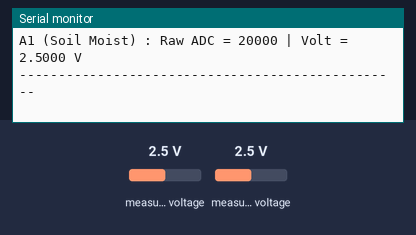
Recording of a sketch running on a simulated ESP8266 (NodeMCU). Parts: the last lines printed to the serial monitor. The inputs (shaded band) are chosen by the test bench; at power-on: measured voltage 2.5 V.

Above: at 2.7 s.
2.8 s: measured voltage (sensor 200) set to 0.1 V
At 4.6 s:
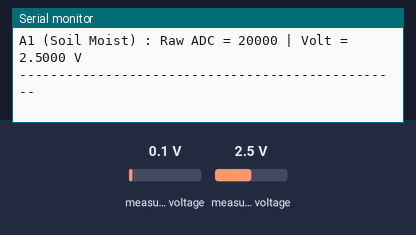
6.1 s: measured voltage (sensor 201) set to 0.1 V
At 8.2 s:
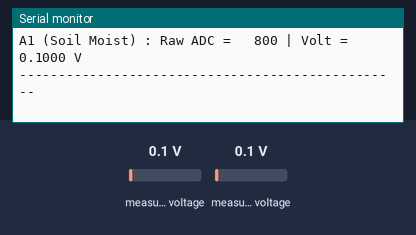
9.1 s: measured voltage (sensor 200) set to 1.2 V
At 10.7 s:
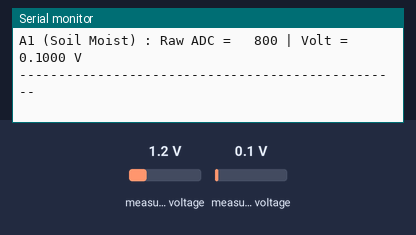
12.4 s: measured voltage (sensor 201) set to 1.2 V
At 14.3 s:
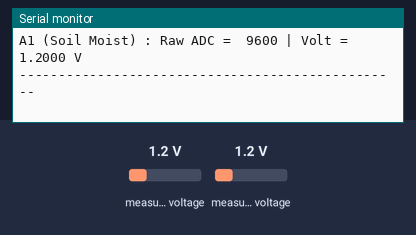

Measured:
- after the input at 2.8 s, the serial monitor: prints a new line after 0.77 s (image 1)
- after the input at 6.1 s, the serial monitor: prints a new line after 1.5 s (image 2)
- after the input at 9.1 s, the serial monitor: prints a new line after 0.54 s (image 3)
- after the input at 12.4 s, the serial monitor: prints a new line after 1.3 s (image 4)

The sketch:

SimpleTest.ino
```cpp
#include <Wire.h>
#include <Adafruit_ADS1X15.h>

Adafruit_ADS1115 ads;

void setup() {
  Serial.begin(115200);
  delay(1000); // Beri waktu Serial Monitor siap

  Serial.println(F("\n========================================="));
  Serial.println(F("      ADS1115 SIMPLE DIAGNOSTIC TEST     "));
  Serial.println(F("========================================="));

  // 1. Inisialisasi I2C dengan pin pilihan Anda
  Serial.println(F("[I2C] Menginisialisasi I2C pada SDA=D1, SCL=D2..."));
  Wire.begin(D1, D2);

  // Menurunkan kecepatan I2C ke 50 kHz agar komunikasi lebih stabil
  // pada kabel jumper/breadboard yang kurang bagus/longgar.
  Wire.setClock(50000);
  delay(500); // Beri jeda agar tegangan pada jalur I2C stabil

  // 2. Scan I2C Bus untuk mendeteksi perangkat
  Serial.println(F("[I2C] Melakukan scan perangkat..."));
  byte error, address;
  int devicesFound = 0;
  byte detectedAddress = 0;

  for (address = 1; address < 127; address++) {
    Wire.beginTransmission(address);
    error = Wire.endTransmission();

    if (error == 0) {
      Serial.printf("[I2C] Terdeteksi perangkat pada alamat: 0x%02X\n", address);
      devicesFound++;
      // Cari alamat di rentang ADS1115 (0x48 - 0x4B) atau LCD (biasanya 0x27 / 0x3F)
      if (address >= 0x48 && address <= 0x4B) {
        detectedAddress = address;
      }
    }
  }

  if (devicesFound == 0) {
    Serial.println(F("[ERROR] Tidak ada perangkat I2C yang terdeteksi sama sekali!"));
    Serial.println(F("[ERROR] Cek kembali perkabelan, solderan, dan catu daya VCC/GND Anda."));
    while (1) { delay(1000); }
  }

  // 3. Inisialisasi ADS1115 berdasarkan alamat yang terdeteksi
  if (detectedAddress == 0) {
    Serial.println(F("[WARNING] Perangkat I2C terdeteksi, tapi TIDAK ADA modul ADS1115 (0x48 - 0x4B)!"));
    Serial.println(F("[WARNING] Mencoba inisialisasi paksa dengan alamat default 0x48..."));
    detectedAddress = 0x48;
  }

  Serial.printf("[ADS1115] Mencoba menghubungkan ke alamat: 0x%02X...\n", detectedAddress);
  if (!ads.begin(detectedAddress)) {
    Serial.println(F("[ERROR] ADS1115 GAGAL diinisialisasi!"));
    Serial.println(F("[Tips] Jika alamat terdeteksi tapi gagal init, pastikan pin ADDR terhubung mantap ke GND atau VCC (tidak melayang)."));
    while (1) { delay(1000); }
  }

  Serial.println(F("[SUCCESS] ADS1115 BERHASIL diinisialisasi!"));
  ads.setGain(GAIN_ONE); // ±4.096V
}

void loop() {
  // Membaca nilai dari Channel 0 (MQ-135) dan Channel 1 (Soil Moisture)
  int16_t adc0 = ads.readADC_SingleEnded(0);
  int16_t adc1 = ads.readADC_SingleEnded(1);

  // Konversi raw ADC ke Tegangan (dengan Gain GAIN_ONE, 1 bit = 0.125 mV)
  float volt0 = ads.computeVolts(adc0);
  float volt1 = ads.computeVolts(adc1);

  Serial.printf("A0 (MQ-135)     : Raw ADC = %5d | Volt = %.4f V\n", adc0, volt0);
  Serial.printf("A1 (Soil Moist) : Raw ADC = %5d | Volt = %.4f V\n", adc1, volt1);
  Serial.println(F("-------------------------------------------------"));

  delay(2000); // Baca setiap 2 detik
}
```
